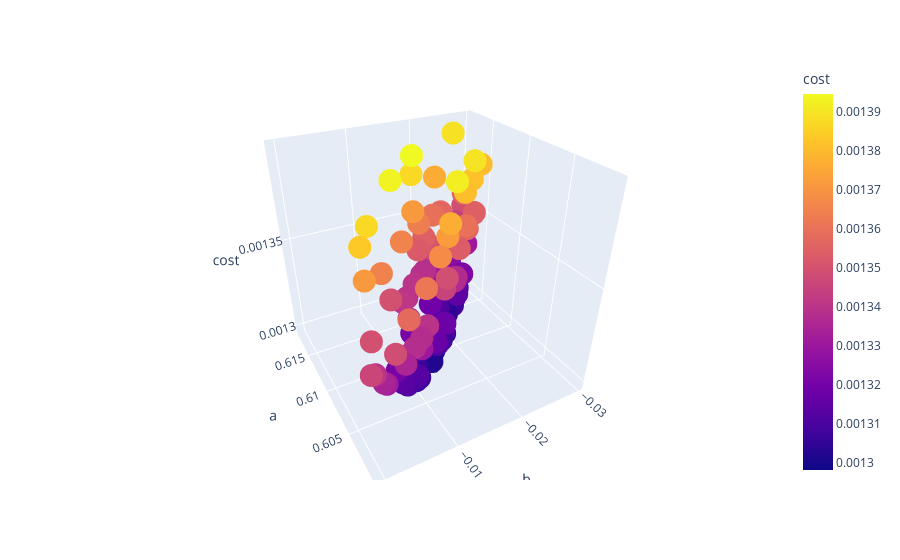

Source (notebook cell):
### Code cell
df = pd.DataFrame(np.hstack((v,b.reshape(-1,1))),columns=['a','b','cost'])
fig = px.scatter_3d(df[df.cost<0.0014], x="a", y="b", z='cost',color='cost')
fig.show()
